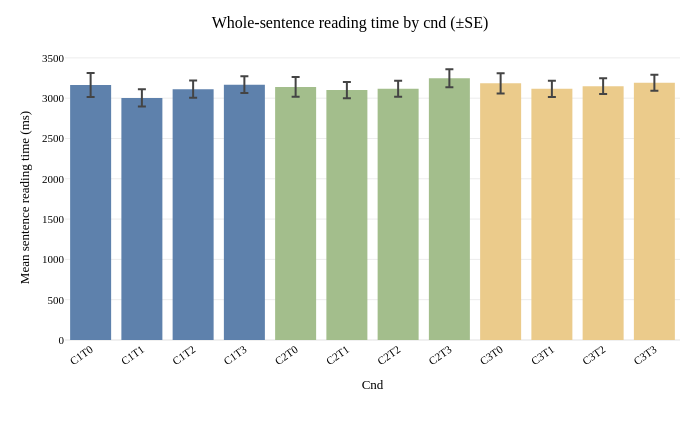
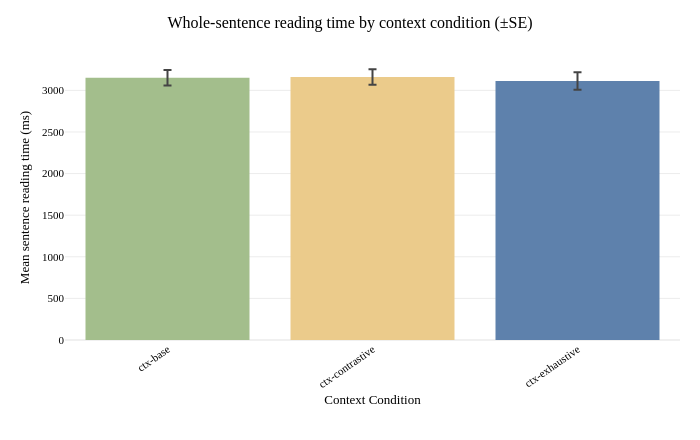
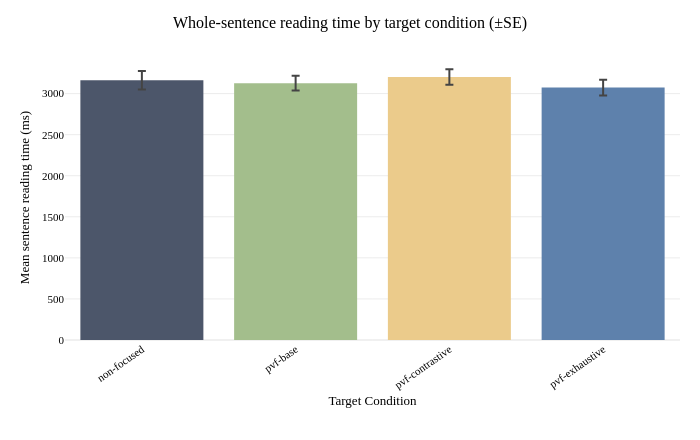
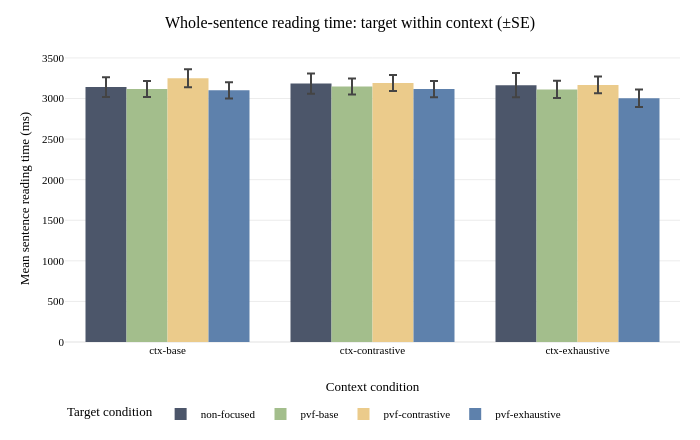

These figures' notebook cell, in order:
### Markdown cell above
#### Whole-sentence reading times

The sentence time is the sum of the region times r1–r6 in a trial. Trials with any missing region time are excluded, so the sum is never based on a partial sentence. Means and error bars use the same submission-level method as above.

### Code cell
sentence_trials = plot_trials.copy()
sentence_trials['sentence_ms'] = sentence_trials[region_columns].sum(axis=1, min_count=len(region_columns))
sentence_trials = sentence_trials.dropna(subset=['sentence_ms'])
print(f'Trials with a complete sentence time: {len(sentence_trials):,} of {len(plot_trials):,}')

sentence_summaries = {
    condition: summarize_across_submissions(sentence_trials, [condition], 'sentence_ms')
    for condition in condition_columns
}
sentence_summaries['context_by_target'] = summarize_across_submissions(
    sentence_trials, ['context_condition', 'target_condition'], 'sentence_ms'
)
for name, summary in sentence_summaries.items():
    print(f'Whole-sentence reading time by {name}:')
    display(summary)

sentence_figures = {}
for condition in condition_columns:
    summary = sentence_summaries[condition]
    figure = px.bar(
        summary, x=condition, y='mean_ms', color=condition,
        color_discrete_map=color_map, error_y=ERROR_BAR,
        hover_data={'sd_ms': ':.1f', 'se_ms': ':.1f', 'n_submissions': True},
        labels={condition: condition.replace('_', ' ').title(), 'mean_ms': 'Mean sentence reading time (ms)'},
        title=f'Whole-sentence reading time by {condition.replace("_", " ")} (±{ERROR_BAR[:2].upper()})'
    )
    figure.update_layout(width=FIGURE_WIDTH, height=FIGURE_HEIGHT, showlegend=False,
                         margin=dict(l=65, r=20, t=55, b=100))
    figure.update_xaxes(tickangle=-35)
    sentence_figures[condition] = figure
    figure.show()

# Compare target conditions within each context.
figure = px.bar(
    sentence_summaries['context_by_target'], x='context_condition', y='mean_ms',
    color='target_condition', barmode='group', error_y=ERROR_BAR,
    color_discrete_map=CONDITION_COLORS,
    hover_data={'sd_ms': ':.1f', 'se_ms': ':.1f', 'n_submissions': True},
    labels={'context_condition': 'Context condition', 'mean_ms': 'Mean sentence reading time (ms)',
            'target_condition': 'Target condition'},
    title=f'Whole-sentence reading time: target within context (±{ERROR_BAR[:2].upper()})'
)
figure.update_layout(width=FIGURE_WIDTH, height=FIGURE_HEIGHT,
                     margin=dict(l=65, r=20, t=55, b=55),
                     legend=dict(orientation='h', yanchor='top', y=-0.2))
sentence_figures['context_by_target'] = figure
figure.show()

### Figure 1 — Plotly figure (JSON) as saved in the notebook; plotly's stock layout.template omitted (floating-point values rounded to 4 significant figures)
{"data": [{"customdata": [[1565.0, 149.2, 110.0]], "error_y": {"array": [149.2]}, "hovertemplate": "Cnd=%{x}<br>Mean sentence reading time (ms)=%{y}<br>sd_ms=%{customdata[0]:.1f}<br>se_ms=%{customdata[1]:.1f}<br>n_submissions=%{customdata[2]}<extra></extra>", "legendgroup": "C1T0", "marker": {"color": "#5e81ac", "pattern": {"shape": ""}}, "name": "C1T0", "orientation": "v", "showlegend": true, "textposition": "auto", "type": "bar", "x": ["C1T0"], "xaxis": "x", "y": [3164.0], "yaxis": "y"}, {"customdata": [[1121.0, 106.9, 110.0]], "error_y": {"array": [106.9]}, "hovertemplate": "Cnd=%{x}<br>Mean sentence reading time (ms)=%{y}<br>sd_ms=%{customdata[0]:.1f}<br>se_ms=%{customdata[1]:.1f}<br>n_submissions=%{customdata[2]}<extra></extra>", "legendgroup": "C1T1", "marker": {"color": "#5e81ac", "pattern": {"shape": ""}}, "name": "C1T1", "orientation": "v", "showlegend": true, "textposition": "auto", "type": "bar", "x": ["C1T1"], "xaxis": "x", "y": [3003.0], "yaxis": "y"}, {"customdata": [[1118.0, 106.6, 110.0]], "error_y": {"array": [106.6]}, "hovertemplate": "Cnd=%{x}<br>Mean sentence reading time (ms)=%{y}<br>sd_ms=%{customdata[0]:.1f}<br>se_ms=%{customdata[1]:.1f}<br>n_submissions=%{customdata[2]}<extra></extra>", "legendgroup": "C1T2", "marker": {"color": "#5e81ac", "pattern": {"shape": ""}}, "name": "C1T2", "orientation": "v", "showlegend": true, "textposition": "auto", "type": "bar", "x": ["C1T2"], "xaxis": "x", "y": [3112.0], "yaxis": "y"}, {"customdata": [[1083.0, 103.3, 110.0]], "error_y": {"array": [103.3]}, "hovertemplate": "Cnd=%{x}<br>Mean sentence reading time (ms)=%{y}<br>sd_ms=%{customdata[0]:.1f}<br>se_ms=%{customdata[1]:.1f}<br>n_submissions=%{customdata[2]}<extra></extra>", "legendgroup": "C1T3", "marker": {"color": "#5e81ac", "pattern": {"shape": ""}}, "name": "C1T3", "orientation": "v", "showlegend": true, "textposition": "auto", "type": "bar", "x": ["C1T3"], "xaxis": "x", "y": [3168.0], "yaxis": "y"}, {"customdata": [[1274.0, 121.5, 110.0]], "error_y": {"array": [121.5]}, "hovertemplate": "Cnd=%{x}<br>Mean sentence reading time (ms)=%{y}<br>sd_ms=%{customdata[0]:.1f}<br>se_ms=%{customdata[1]:.1f}<br>n_submissions=%{customdata[2]}<extra></extra>", "legendgroup": "C2T0", "marker": {"color": "#a3be8c", "pattern": {"shape": ""}}, "name": "C2T0", "orientation": "v", "showlegend": true, "textposition": "auto", "type": "bar", "x": ["C2T0"], "xaxis": "x", "y": [3140.0], "yaxis": "y"}, {"customdata": [[1060.0, 101.0, 110.0]], "error_y": {"array": [101.0]}, "hovertemplate": "Cnd=%{x}<br>Mean sentence reading time (ms)=%{y}<br>sd_ms=%{customdata[0]:.1f}<br>se_ms=%{customdata[1]:.1f}<br>n_submissions=%{customdata[2]}<extra></extra>", "legendgroup": "C2T1", "marker": {"color": "#a3be8c", "pattern": {"shape": ""}}, "name": "C2T1", "orientation": "v", "showlegend": true, "textposition": "auto", "type": "bar", "x": ["C2T1"], "xaxis": "x", "y": [3101.0], "yaxis": "y"}, {"customdata": [[1038.0, 98.99, 110.0]], "error_y": {"array": [98.99]}, "hovertemplate": "Cnd=%{x}<br>Mean sentence reading time (ms)=%{y}<br>sd_ms=%{customdata[0]:.1f}<br>se_ms=%{customdata[1]:.1f}<br>n_submissions=%{customdata[2]}<extra></extra>", "legendgroup": "C2T2", "marker": {"color": "#a3be8c", "pattern": {"shape": ""}}, "name": "C2T2", "orientation": "v", "showlegend": true, "textposition": "auto", "type": "bar", "x": ["C2T2"], "xaxis": "x", "y": [3117.0], "yaxis": "y"}, {"customdata": [[1164.0, 111.0, 110.0]], "error_y": {"array": [111.0]}, "hovertemplate": "Cnd=%{x}<br>Mean sentence reading time (ms)=%{y}<br>sd_ms=%{customdata[0]:.1f}<br>se_ms=%{customdata[1]:.1f}<br>n_submissions=%{customdata[2]}<extra></extra>", "legendgroup": "C2T3", "marker": {"color": "#a3be8c", "pattern": {"shape": ""}}, "name": "C2T3", "orientation": "v", "showlegend": true, "textposition": "auto", "type": "bar", "x": ["C2T3"], "xaxis": "x", "y": [3248.0], "yaxis": "y"}, {"customdata": [[1308.0, 124.7, 110.0]], "error_y": {"array": [124.7]}, "hovertemplate": "Cnd=%{x}<br>Mean sentence reading time (ms)=%{y}<br>sd_ms=%{customdata[0]:.1f}<br>se_ms=%{customdata[1]:.1f}<br>n_submissions=%{customdata[2]}<extra></extra>", "legendgroup": "C3T0", "marker": {"color": "#ebcb8b", "pattern": {"shape": ""}}, "name": "C3T0", "orientation": "v", "showlegend": true, "textposition": "auto", "type": "bar", "x": ["C3T0"], "xaxis": "x", "y": [3184.0], "yaxis": "y"}, {"customdata": [[1060.0, 101.0, 110.0]], "error_y": {"array": [101.0]}, "hovertemplate": "Cnd=%{x}<br>Mean sentence reading time (ms)=%{y}<br>sd_ms=%{customdata[0]:.1f}<br>se_ms=%{customdata[1]:.1f}<br>n_submissions=%{customdata[2]}<extra></extra>", "legendgroup": "C3T1", "marker": {"color": "#ebcb8b", "pattern": {"shape": ""}}, "name": "C3T1", "orientation": "v", "showlegend": true, "textposition": "auto", "type": "bar", "x": ["C3T1"], "xaxis": "x", "y": [3116.0], "yaxis": "y"}, {"customdata": [[1034.0, 98.63, 110.0]], "error_y": {"array": [98.63]}, "hovertemplate": "Cnd=%{x}<br>Mean sentence reading time (ms)=%{y}<br>sd_ms=%{customdata[0]:.1f}<br>se_ms=%{customdata[1]:.1f}<br>n_submissions=%{customdata[2]}<extra></extra>", "legendgroup": "C3T2", "marker": {"color": "#ebcb8b", "pattern": {"shape": ""}}, "name": "C3T2", "orientation": "v", "showlegend": true, "textposition": "auto", "type": "bar", "x": ["C3T2"], "xaxis": "x", "y": [3149.0], "yaxis": "y"}, {"customdata": [[1035.0, 98.73, 110.0]], "error_y": {"array": [98.73]}, "hovertemplate": "Cnd=%{x}<br>Mean sentence reading time (ms)=%{y}<br>sd_ms=%{customdata[0]:.1f}<br>se_ms=%{customdata[1]:.1f}<br>n_submissions=%{customdata[2]}<extra></extra>", "legendgroup": "C3T3", "marker": {"color": "#ebcb8b", "pattern": {"shape": ""}}, "name": "C3T3", "orientation": "v", "showlegend": true, "textposition": "auto", "type": "bar", "x": ["C3T3"], "xaxis": "x", "y": [3191.0], "yaxis": "y"}], "layout": {"barmode": "relative", "height": 440, "legend": {"title": {"text": "Cnd"}, "tracegroupgap": 0}, "margin": {"b": 100, "l": 65, "r": 20, "t": 55}, "showlegend": false, "title": {"text": "Whole-sentence reading time by cnd (±SE)"}, "width": 700, "xaxis": {"anchor": "y", "categoryarray": ["C1T0", "C1T1", "C1T2", "C1T3", "C2T0", "C2T1", "C2T2", "C2T3", "C3T0", "C3T1", "C3T2", "C3T3"], "categoryorder": "array", "domain": [0, 1], "tickangle": -35, "title": {"text": "Cnd"}}, "yaxis": {"anchor": "x", "domain": [0, 1], "title": {"text": "Mean sentence reading time (ms)"}}}}

### Figure 2 — Plotly figure (JSON) as saved in the notebook; plotly's stock layout.template omitted (floating-point values rounded to 4 significant figures)
{"data": [{"customdata": [[986.8, 94.09, 110.0]], "error_y": {"array": [94.09]}, "hovertemplate": "Context Condition=%{x}<br>Mean sentence reading time (ms)=%{y}<br>sd_ms=%{customdata[0]:.1f}<br>se_ms=%{customdata[1]:.1f}<br>n_submissions=%{customdata[2]}<extra></extra>", "legendgroup": "ctx-base", "marker": {"color": "#a3be8c", "pattern": {"shape": ""}}, "name": "ctx-base", "orientation": "v", "showlegend": true, "textposition": "auto", "type": "bar", "x": ["ctx-base"], "xaxis": "x", "y": [3152.0], "yaxis": "y"}, {"customdata": [[982.6, 93.69, 110.0]], "error_y": {"array": [93.69]}, "hovertemplate": "Context Condition=%{x}<br>Mean sentence reading time (ms)=%{y}<br>sd_ms=%{customdata[0]:.1f}<br>se_ms=%{customdata[1]:.1f}<br>n_submissions=%{customdata[2]}<extra></extra>", "legendgroup": "ctx-contrastive", "marker": {"color": "#ebcb8b", "pattern": {"shape": ""}}, "name": "ctx-contrastive", "orientation": "v", "showlegend": true, "textposition": "auto", "type": "bar", "x": ["ctx-contrastive"], "xaxis": "x", "y": [3160.0], "yaxis": "y"}, {"customdata": [[1101.0, 104.9, 110.0]], "error_y": {"array": [104.9]}, "hovertemplate": "Context Condition=%{x}<br>Mean sentence reading time (ms)=%{y}<br>sd_ms=%{customdata[0]:.1f}<br>se_ms=%{customdata[1]:.1f}<br>n_submissions=%{customdata[2]}<extra></extra>", "legendgroup": "ctx-exhaustive", "marker": {"color": "#5e81ac", "pattern": {"shape": ""}}, "name": "ctx-exhaustive", "orientation": "v", "showlegend": true, "textposition": "auto", "type": "bar", "x": ["ctx-exhaustive"], "xaxis": "x", "y": [3112.0], "yaxis": "y"}], "layout": {"barmode": "relative", "height": 440, "legend": {"title": {"text": "Context Condition"}, "tracegroupgap": 0}, "margin": {"b": 100, "l": 65, "r": 20, "t": 55}, "showlegend": false, "title": {"text": "Whole-sentence reading time by context condition (±SE)"}, "width": 700, "xaxis": {"anchor": "y", "categoryarray": ["ctx-base", "ctx-contrastive", "ctx-exhaustive"], "categoryorder": "array", "domain": [0, 1], "tickangle": -35, "title": {"text": "Context Condition"}}, "yaxis": {"anchor": "x", "domain": [0, 1], "title": {"text": "Mean sentence reading time (ms)"}}}}

### Figure 3 — Plotly figure (JSON) as saved in the notebook; plotly's stock layout.template omitted (floating-point values rounded to 4 significant figures)
{"data": [{"customdata": [[1171.0, 111.6, 110.0]], "error_y": {"array": [111.6]}, "hovertemplate": "Target Condition=%{x}<br>Mean sentence reading time (ms)=%{y}<br>sd_ms=%{customdata[0]:.1f}<br>se_ms=%{customdata[1]:.1f}<br>n_submissions=%{customdata[2]}<extra></extra>", "legendgroup": "non-focused", "marker": {"color": "#4c566a", "pattern": {"shape": ""}}, "name": "non-focused", "orientation": "v", "showlegend": true, "textposition": "auto", "type": "bar", "x": ["non-focused"], "xaxis": "x", "y": [3163.0], "yaxis": "y"}, {"customdata": [[941.4, 89.76, 110.0]], "error_y": {"array": [89.76]}, "hovertemplate": "Target Condition=%{x}<br>Mean sentence reading time (ms)=%{y}<br>sd_ms=%{customdata[0]:.1f}<br>se_ms=%{customdata[1]:.1f}<br>n_submissions=%{customdata[2]}<extra></extra>", "legendgroup": "pvf-base", "marker": {"color": "#a3be8c", "pattern": {"shape": ""}}, "name": "pvf-base", "orientation": "v", "showlegend": true, "textposition": "auto", "type": "bar", "x": ["pvf-base"], "xaxis": "x", "y": [3126.0], "yaxis": "y"}, {"customdata": [[989.5, 94.34, 110.0]], "error_y": {"array": [94.34]}, "hovertemplate": "Target Condition=%{x}<br>Mean sentence reading time (ms)=%{y}<br>sd_ms=%{customdata[0]:.1f}<br>se_ms=%{customdata[1]:.1f}<br>n_submissions=%{customdata[2]}<extra></extra>", "legendgroup": "pvf-contrastive", "marker": {"color": "#ebcb8b", "pattern": {"shape": ""}}, "name": "pvf-contrastive", "orientation": "v", "showlegend": true, "textposition": "auto", "type": "bar", "x": ["pvf-contrastive"], "xaxis": "x", "y": [3202.0], "yaxis": "y"}, {"customdata": [[1016.0, 96.89, 110.0]], "error_y": {"array": [96.89]}, "hovertemplate": "Target Condition=%{x}<br>Mean sentence reading time (ms)=%{y}<br>sd_ms=%{customdata[0]:.1f}<br>se_ms=%{customdata[1]:.1f}<br>n_submissions=%{customdata[2]}<extra></extra>", "legendgroup": "pvf-exhaustive", "marker": {"color": "#5e81ac", "pattern": {"shape": ""}}, "name": "pvf-exhaustive", "orientation": "v", "showlegend": true, "textposition": "auto", "type": "bar", "x": ["pvf-exhaustive"], "xaxis": "x", "y": [3073.0], "yaxis": "y"}], "layout": {"barmode": "relative", "height": 440, "legend": {"title": {"text": "Target Condition"}, "tracegroupgap": 0}, "margin": {"b": 100, "l": 65, "r": 20, "t": 55}, "showlegend": false, "title": {"text": "Whole-sentence reading time by target condition (±SE)"}, "width": 700, "xaxis": {"anchor": "y", "categoryarray": ["non-focused", "pvf-base", "pvf-contrastive", "pvf-exhaustive"], "categoryorder": "array", "domain": [0, 1], "tickangle": -35, "title": {"text": "Target Condition"}}, "yaxis": {"anchor": "x", "domain": [0, 1], "title": {"text": "Mean sentence reading time (ms)"}}}}

### Figure 4 — Plotly figure (JSON) as saved in the notebook; plotly's stock layout.template omitted (floating-point values rounded to 4 significant figures)
{"data": [{"alignmentgroup": "True", "customdata": [[1274.0, 121.5, 110.0], [1308.0, 124.7, 110.0], [1565.0, 149.2, 110.0]], "error_y": {"array": [121.5, 124.7, 149.2]}, "hovertemplate": "Target condition=non-focused<br>Context condition=%{x}<br>Mean sentence reading time (ms)=%{y}<br>sd_ms=%{customdata[0]:.1f}<br>se_ms=%{customdata[1]:.1f}<br>n_submissions=%{customdata[2]}<extra></extra>", "legendgroup": "non-focused", "marker": {"color": "#4c566a", "pattern": {"shape": ""}}, "name": "non-focused", "offsetgroup": "non-focused", "orientation": "v", "showlegend": true, "textposition": "auto", "type": "bar", "x": ["ctx-base", "ctx-contrastive", "ctx-exhaustive"], "xaxis": "x", "y": [3140.0, 3184.0, 3164.0], "yaxis": "y"}, {"alignmentgroup": "True", "customdata": [[1038.0, 98.99, 110.0], [1034.0, 98.63, 110.0], [1118.0, 106.6, 110.0]], "error_y": {"array": [98.99, 98.63, 106.6]}, "hovertemplate": "Target condition=pvf-base<br>Context condition=%{x}<br>Mean sentence reading time (ms)=%{y}<br>sd_ms=%{customdata[0]:.1f}<br>se_ms=%{customdata[1]:.1f}<br>n_submissions=%{customdata[2]}<extra></extra>", "legendgroup": "pvf-base", "marker": {"color": "#a3be8c", "pattern": {"shape": ""}}, "name": "pvf-base", "offsetgroup": "pvf-base", "orientation": "v", "showlegend": true, "textposition": "auto", "type": "bar", "x": ["ctx-base", "ctx-contrastive", "ctx-exhaustive"], "xaxis": "x", "y": [3117.0, 3149.0, 3112.0], "yaxis": "y"}, {"alignmentgroup": "True", "customdata": [[1164.0, 111.0, 110.0], [1035.0, 98.73, 110.0], [1083.0, 103.3, 110.0]], "error_y": {"array": [111.0, 98.73, 103.3]}, "hovertemplate": "Target condition=pvf-contrastive<br>Context condition=%{x}<br>Mean sentence reading time (ms)=%{y}<br>sd_ms=%{customdata[0]:.1f}<br>se_ms=%{customdata[1]:.1f}<br>n_submissions=%{customdata[2]}<extra></extra>", "legendgroup": "pvf-contrastive", "marker": {"color": "#ebcb8b", "pattern": {"shape": ""}}, "name": "pvf-contrastive", "offsetgroup": "pvf-contrastive", "orientation": "v", "showlegend": true, "textposition": "auto", "type": "bar", "x": ["ctx-base", "ctx-contrastive", "ctx-exhaustive"], "xaxis": "x", "y": [3248.0, 3191.0, 3168.0], "yaxis": "y"}, {"alignmentgroup": "True", "customdata": [[1060.0, 101.0, 110.0], [1060.0, 101.0, 110.0], [1121.0, 106.9, 110.0]], "error_y": {"array": [101.0, 101.0, 106.9]}, "hovertemplate": "Target condition=pvf-exhaustive<br>Context condition=%{x}<br>Mean sentence reading time (ms)=%{y}<br>sd_ms=%{customdata[0]:.1f}<br>se_ms=%{customdata[1]:.1f}<br>n_submissions=%{customdata[2]}<extra></extra>", "legendgroup": "pvf-exhaustive", "marker": {"color": "#5e81ac", "pattern": {"shape": ""}}, "name": "pvf-exhaustive", "offsetgroup": "pvf-exhaustive", "orientation": "v", "showlegend": true, "textposition": "auto", "type": "bar", "x": ["ctx-base", "ctx-contrastive", "ctx-exhaustive"], "xaxis": "x", "y": [3101.0, 3116.0, 3003.0], "yaxis": "y"}], "layout": {"barmode": "group", "height": 440, "legend": {"orientation": "h", "title": {"text": "Target condition"}, "tracegroupgap": 0, "y": -0.2, "yanchor": "top"}, "margin": {"b": 55, "l": 65, "r": 20, "t": 55}, "title": {"text": "Whole-sentence reading time: target within context (±SE)"}, "width": 700, "xaxis": {"anchor": "y", "domain": [0, 1], "title": {"text": "Context condition"}}, "yaxis": {"anchor": "x", "domain": [0, 1], "title": {"text": "Mean sentence reading time (ms)"}}}}
